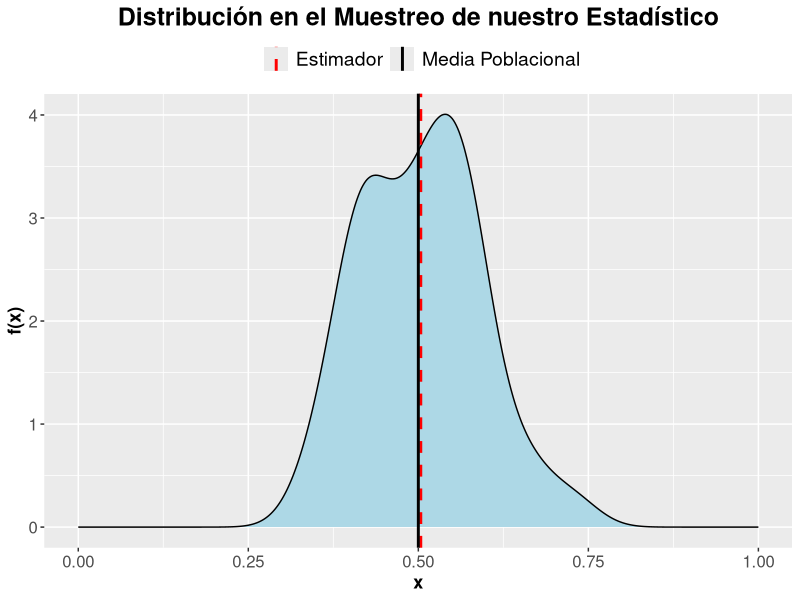
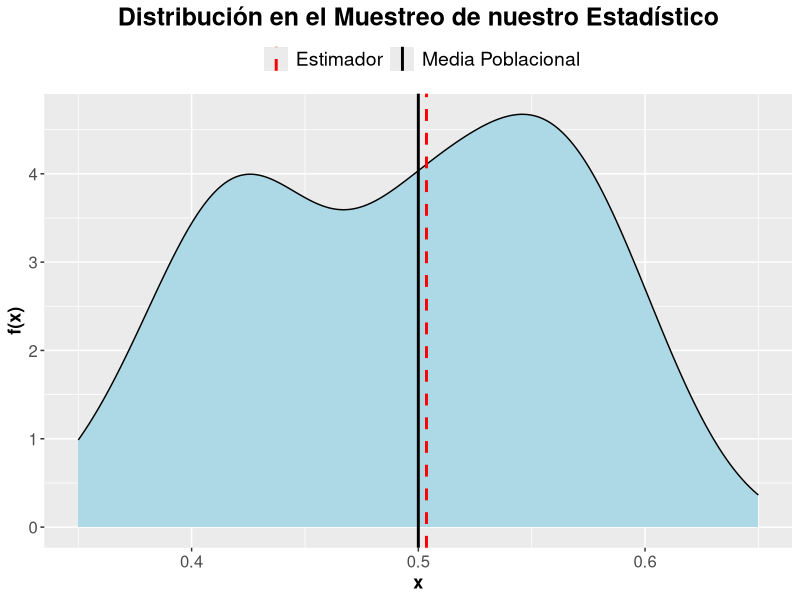
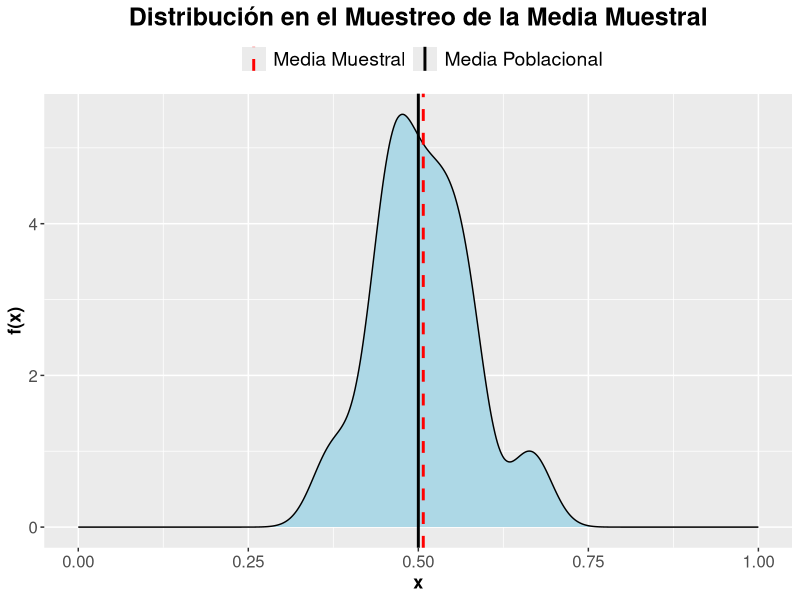
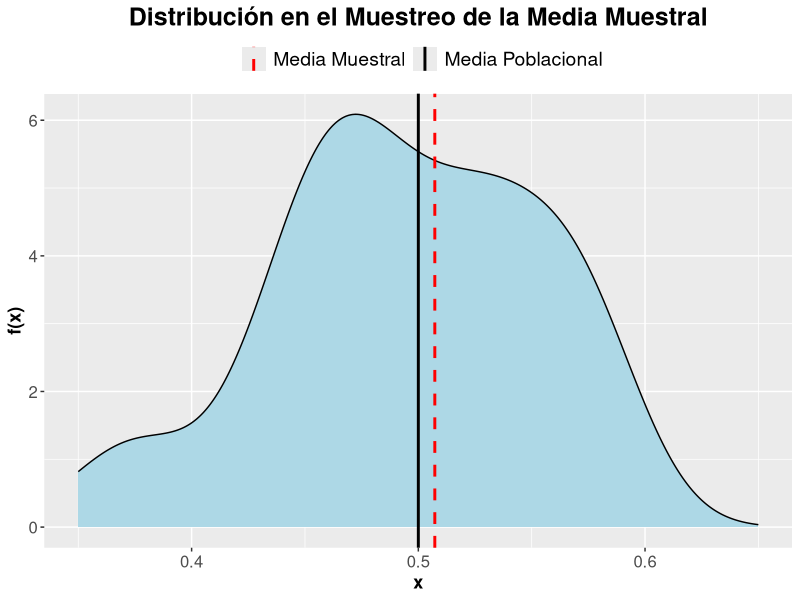

The R source for these figures, in order:

library(tidyverse)


muestreo <- function(alpha, beta){
        lista <- list()
        tabla_muestras <- matrix(ncol = 40, nrow = 10) %>% as.data.frame()
        lista[[5]] <- matrix(ncol = 40, nrow = 1) %>% as.data.frame()
        media_poblacional <- alpha / (alpha + beta)
        varianza_poblacional <- alpha * beta / (((alpha + beta) ^ 2 ) * (alpha + beta + 1))
        for(j in 1:40){
                set.seed(j)
                tabla_muestras[, j] <- rbeta(10, shape1 = alpha, shape2 = beta)
                colnames(tabla_muestras)[j] <- as.numeric(gsub("V", "", colnames(tabla_muestras)[j]))
                colnames(lista[[5]])[j] <-  as.numeric(gsub("V", "", colnames(tabla_muestras)[j]))
                lista[[5]][, j] <- 0.5*(quantile(tabla_muestras[, j], probs = c(0.6)) + quantile(tabla_muestras[, j], probs = c(0.4)))
        }
        lista[[1]] <- tabla_muestras
        lista[[2]] <- media_poblacional
        lista[[3]] <- varianza_poblacional
        lista[[4]] <- data.frame(Muestra = names(colMeans(tabla_muestras)), mediamuestral = unname(colMeans(tabla_muestras))) 
        lista[[5]] <- gather(as.data.frame(lista[[5]])) 
        colnames(lista[[5]]) <- c("Muestra", "Estadístico")
        lista[[6]] <- mean(lista[[4]][, 2])
        lista[[7]] <- sd(lista[[4]][, 2])
        lista[[8]] <- mean(lista[[5]][, 2])
        lista[[9]] <- sd(lista[[5]][, 2])
        names(lista) <- c("tabla_muestras", "media_poblacional", "varianza_poblacional", "media_muestral", 
                          "estadistico", "media_mediamuestral", "desviacion_mediamuestral", "media_estadistico", "desviacion_estadistico")
        lista
}


resultados <- muestreo(alpha = 2, beta = 2)

datosgrafico <- inner_join(resultados$media_muestral , resultados$estadistico)

# Gráficos sobre nuestro estimador: analizar y hacer un informe de lo que significa calcular otras medidas (de centralización y dispersión), hacer boxplots, hacer gráficos de los residuos, etc

grafico_estadistico <- ggplot(data = datosgrafico, aes(x = Estadístico)) + geom_density(fill = "lightblue") + 
        ggtitle("Distribución en el Muestreo de nuestro Estadístico") + 
        geom_vline(aes(xintercept = resultados$media_estadistico, col = "Estimador"), linetype = "dashed", size = 1) +
        geom_vline(aes(xintercept = resultados$media_poblacional,  col = "Media Poblacional"), size = 1) + 
        scale_color_manual(name = "", values = c("Media Poblacional" = "black", Estimador = "red")) + 
        xlab("x") + ylab("f(x)") +
        theme(legend.position = "top",
              legend.text = element_text(size = 14),
              axis.text.x = element_text(size = 12),
              axis.text.y = element_text(size = 12),
              axis.title = element_text(size = 13, face = "bold"), 
              plot.title = element_text(size = 18, face = 'bold', hjust = 0.5)) + xlim(0, 1)

grafico_estadistico_zoom <- ggplot(data = datosgrafico, aes(x = Estadístico)) + geom_density(fill = "lightblue") + 
        ggtitle("Distribución en el Muestreo de nuestro Estadístico") + 
        geom_vline(aes(xintercept = resultados$media_estadistico, col = "Estimador"), linetype = "dashed", size = 1) +
        geom_vline(aes(xintercept = resultados$media_poblacional,  col = "Media Poblacional"), size = 1) + 
        scale_color_manual(name = "", values = c("Media Poblacional" = "black", Estimador = "red")) + 
        xlab("x") + ylab("f(x)") +
        theme(legend.position = "top",
              legend.text = element_text(size = 14),
              axis.text.x = element_text(size = 12),
              axis.text.y = element_text(size = 12),
              axis.title = element_text(size = 13, face = "bold"), 
              plot.title = element_text(size = 18, face = 'bold', hjust = 0.5)) + xlim(0.35, 0.65)


# Gráficos media muestral: analizar y hacer un informe de lo que significa , calcular otras medidas (de centralización y dispersión), hacer boxplots, hacer gráficos de los residuos, etc
grafico_mediamuestral <- ggplot(data = datosgrafico, aes(x = mediamuestral)) + geom_density(fill = "lightblue") + 
        ggtitle("Distribución en el Muestreo de la Media Muestral") + 
        geom_vline(aes(xintercept = resultados$media_mediamuestral, col = "Media Muestral"), linetype = "dashed", size = 1) +
        geom_vline(aes(xintercept = resultados$media_poblacional,  col = "Media Poblacional"), size = 1) + 
        scale_color_manual(name = "", values = c("Media Poblacional" = "black", "Media Muestral" = "red")) + 
        xlab("x") + ylab("f(x)") +
        theme(legend.position = "top",
              legend.text = element_text(size = 14),
              axis.text.x = element_text(size = 12),
              axis.text.y = element_text(size = 12),
              axis.title = element_text(size = 13, face = "bold"), 
              plot.title = element_text(size = 18, face = 'bold', hjust = 0.5)) + xlim(0, 1)

grafico_mediamuestral_zoom <- ggplot(data = datosgrafico, aes(x = mediamuestral)) + geom_density(fill = "lightblue") + 
        ggtitle("Distribución en el Muestreo de la Media Muestral") + 
        geom_vline(aes(xintercept = resultados$media_mediamuestral, col = "Media Muestral"), linetype = "dashed", size = 1) +
        geom_vline(aes(xintercept = resultados$media_poblacional,  col = "Media Poblacional"), size = 1) + 
        scale_color_manual(name = "", values = c("Media Poblacional" = "black", "Media Muestral" = "red")) + 
        xlab("x") + ylab("f(x)") +
        theme(legend.position = "top",
              legend.text = element_text(size = 14),
              axis.text.x = element_text(size = 12),
              axis.text.y = element_text(size = 12),
              axis.title = element_text(size = 13, face = "bold"), 
              plot.title = element_text(size = 18, face = 'bold', hjust = 0.5)) + xlim(0.35, 0.65)



